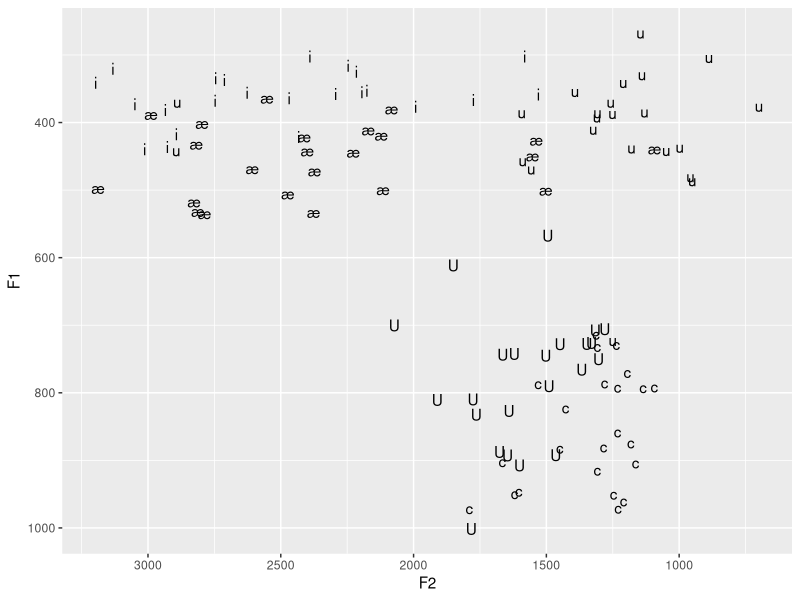

Recreate this plot in R.
## ---- chunk 1
knitr::opts_chunk$set(message=FALSE,warning=FALSE, cache=TRUE)
## ---- chunk 2
library(ggplot2)
data <- read.csv("LING2200_vowels_2022.csv", header=TRUE)
vowel_space <- ggplot(data, aes(x=F2, y=F1, label=Vowel)) + geom_text() + scale_x_reverse() + scale_y_reverse()
vowel_space
